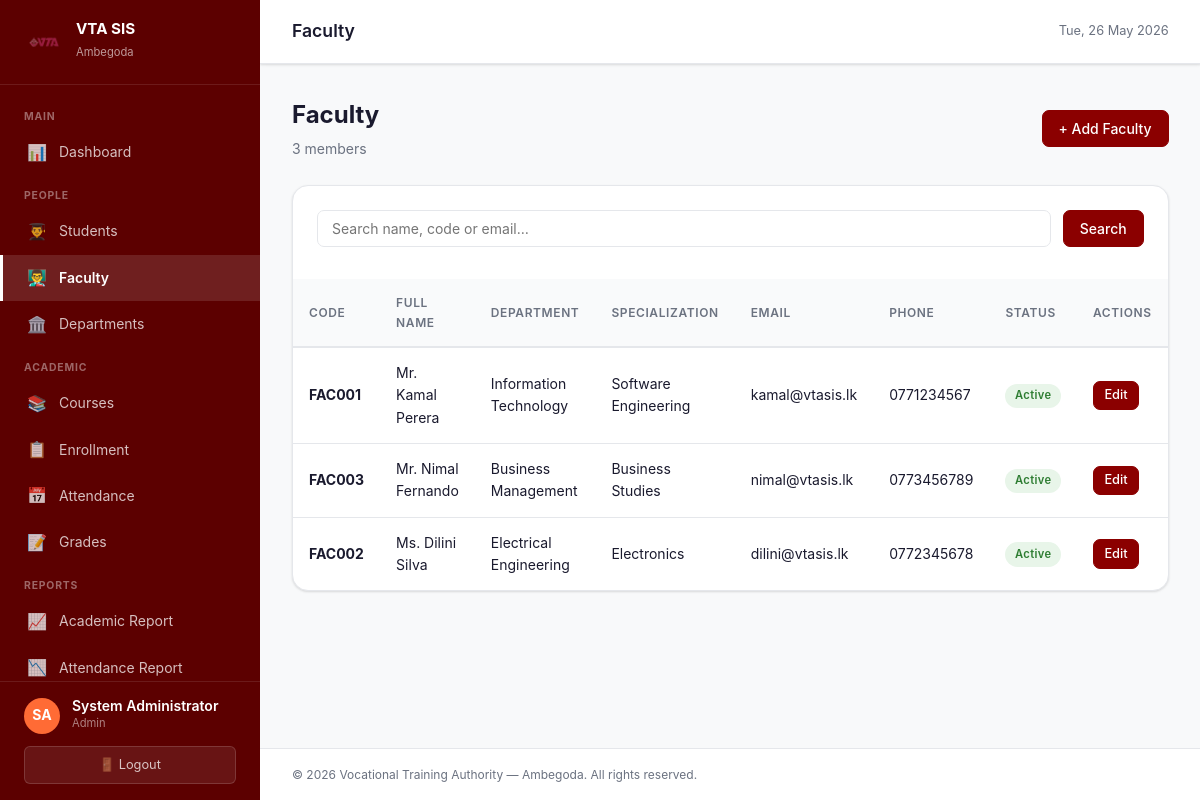
/modules/faculty/index.php (signed in), run on the app's committed database.
### tables this page shows
CREATE TABLE IF NOT EXISTS faculty (
    id             INT AUTO_INCREMENT PRIMARY KEY,
    user_id        INT          NOT NULL,
    faculty_code   VARCHAR(50)  NOT NULL UNIQUE,
    full_name      VARCHAR(150) NOT NULL,
    email          VARCHAR(150) NOT NULL,
    phone          VARCHAR(20),
    specialization VARCHAR(200),
    department_id  INT,
    address        TEXT,
    is_active      TINYINT(1)   NOT NULL DEFAULT 1,
    created_at     TIMESTAMP    NOT NULL DEFAULT CURRENT_TIMESTAMP,
    FOREIGN KEY (user_id)       REFERENCES users(id)       ON DELETE CASCADE,
    FOREIGN KEY (department_id) REFERENCES departments(id) ON DELETE SET NULL,
    INDEX idx_faculty_code (faculty_code)
);

CREATE TABLE IF NOT EXISTS departments (
    id          INT AUTO_INCREMENT PRIMARY KEY,
    name        VARCHAR(150) NOT NULL,
    code        VARCHAR(20),
    description TEXT,
    created_at  TIMESTAMP NOT NULL DEFAULT CURRENT_TIMESTAMP
);

### includes/functions.php (called while the page is built, shortened)
<?php
function h(mixed $val): string {
    return htmlspecialchars((string)$val, ENT_QUOTES, 'UTF-8');
}
function get(string $key, string $default = ''): string {
    return trim($_GET[$key] ?? $default);
}
function paginate(int $total, int $perPage, int $current): array {
    $pages = max(1, (int)ceil($total / $perPage));
    $current = max(1, min($current, $pages));
    return [
        'total'   => $total,
        'pages'   => $pages,
        'current' => $current,
        'offset'  => ($current - 1) * $perPage,
        'limit'   => $perPage,
    ];
}

### modules/faculty/index.php (the view, shortened to what this page needs)
<?php
require_once '../../config/db.php';
$search = get('search');
$page = max(1,(int)get('page','1'));
$perPage = 20;
$where = $search ? 'WHERE (f.full_name LIKE ? OR f.faculty_code LIKE ? OR f.email LIKE ?)' : '';
$params = $search ? ["%$search%","%$search%","%$search%"] : [];
$cnt = $pdo->prepare("SELECT COUNT(*) FROM faculty f $where"); $cnt->execute($params);
$pager = paginate((int)$cnt->fetchColumn(), $perPage, $page);
$stmt = $pdo->prepare("SELECT f.*, d.name AS dept_name FROM faculty f LEFT JOIN departments d ON d.id=f.department_id $where ORDER BY f.full_name LIMIT {$pager['limit']} OFFSET {$pager['offset']}");
$stmt->execute($params);
$faculty = $stmt->fetchAll();
require_once '../../includes/header.php';
?>
<div class="page-header">
  <div><h1>Faculty</h1><p><?= $pager['total'] ?> members</p></div>
  <a href="add.php" class="btn btn-primary">+ Add Faculty</a>
</div>
<div class="card">
  <div class="card-body" style="padding-bottom:.75rem;">
    <form method="GET" class="search-bar">
      <input type="text" name="search" value="<?= h($search) ?>" placeholder="Search name, code or email…">
      <button class="btn btn-primary" type="submit">Search</button>
    </form>
  </div>
  <div class="table-wrapper">
    <table class="table">
      <thead><tr><th>Code</th><th>Full Name</th><th>Department</th><th>Specialization</th><th>Email</th><th>Phone</th><th>Status</th><th>Actions</th></tr></thead>
      <tbody>
      <?php foreach ($faculty as $f): ?>
        <tr>
          <td><strong><?= h($f['faculty_code']) ?></strong></td>
          <td><?= h($f['full_name']) ?></td>
          <td><?= h($f['dept_name'] ?? '—') ?></td>
          <td><?= h($f['specialization'] ?? '—') ?></td>
          <td><?= h($f['email']) ?></td>
          <td><?= h($f['phone'] ?? '—') ?></td>
          <td><span class="badge badge-<?= $f['is_active']?'success':'danger' ?>"><?= $f['is_active']?'Active':'Inactive' ?></span></td>
          <td><a href="edit.php?id=<?= $f['id'] ?>" class="btn btn-sm btn-primary">Edit</a></td>
        </tr>
      <?php endforeach; ?>
      </tbody>
    </table>
  </div>
</div>
<?php require_once '../../includes/footer.php'; ?>

### assets/css/style.css (style rules this page uses)
:root { --primary: #8B0000; --primary-light: #b71c1c; --primary-dark: #5c0000; --primary-bg: #fdf2f2; --accent: #ff6b35; --success: #2e7d32; --success-bg: #e8f5e9; --warning: #f57f17; --warning-bg: #fffde7; --danger: #c62828; --danger-bg: #ffebee; --info: #0277bd; --info-bg: #e1f5fe; --text: #1a1a2e; --text-muted: #6b7280; --border: #e5e7eb; --bg: #f8f9fa; --white: #ffffff; --sidebar-w: 260px; --navbar-h: 64px; --radius: 10px; --radius-lg: 16px; --shadow: 0 1px 3px rgba(0,0,0,.08), 0 1px 2px rgba(0,0,0,.06); --shadow-md: 0 4px 6px rgba(0,0,0,.07), 0 2px 4px rgba(0,0,0,.06); --shadow-lg: 0 10px 15px rgba(0,0,0,.1), 0 4px 6px rgba(0,0,0,.05); --transition: all .2s ease; }
*, *::before, *::after { box-sizing: border-box; margin: 0; padding: 0; }
html { font-size: 16px; scroll-behavior: smooth; }
body { font-family: -apple-system, BlinkMacSystemFont, 'Segoe UI', Roboto, sans-serif; background: var(--bg); color: var(--text); line-height: 1.6; min-height: 100vh; }
.page-header { display: flex; align-items: center; justify-content: space-between; margin-bottom: 1.5rem; }
.page-header h1 { font-size: 1.5rem; font-weight: 700; }
.page-header p { color: var(--text-muted); font-size: .875rem; margin-top: .25rem; }
.card { background: var(--white); border-radius: var(--radius-lg); box-shadow: var(--shadow); border: 1px solid var(--border); overflow: hidden; }
.card-body { padding: 1.5rem; }
.table-wrapper { overflow-x: auto; }
table.table { width: 100%; border-collapse: collapse; font-size: .875rem; }
table.table thead tr { background: #f9fafb; border-bottom: 2px solid var(--border); }
table.table th { padding: .875rem 1rem; text-align: left; font-weight: 600; font-size: .75rem; text-transform: uppercase; letter-spacing: .05em; color: var(--text-muted); }
table.table td { padding: .875rem 1rem; border-bottom: 1px solid var(--border); }
table.table tbody tr:last-child td { border-bottom: none; }
.badge { display: inline-flex; align-items: center; padding: .2rem .6rem; border-radius: 20px; font-size: .7rem; font-weight: 600; letter-spacing: .03em; }
.badge-success { background: var(--success-bg); color: var(--success); }
.btn { display: inline-flex; align-items: center; gap: .4rem; padding: .5rem 1rem; border-radius: 7px; font-size: .875rem; font-weight: 500; cursor: pointer; text-decoration: none; border: 1px solid transparent; transition: var(--transition); line-height: 1.4; white-space: nowrap; font-family: inherit; }
.btn-primary { background: var(--primary); color: var(--white); border-color: var(--primary); }
.btn-sm { padding: .3rem .65rem; font-size: .8rem; }
.search-bar { display: flex; gap: .75rem; margin-bottom: 1.25rem; flex-wrap: wrap; }
.search-bar input, .search-bar select { padding: .5rem .875rem; border: 1.5px solid var(--border); border-radius: 7px; font-size: .875rem; flex: 1; min-width: 180px; background: var(--white); transition: var(--transition); font-family: inherit; }

### data on the page
faculty: faculty_code "FAC001", full_name "Mr. Kamal Perera", department.name "Information Technology", specialization "Software Engineering", email "kamal@vtasis.lk", phone "0771234567", is_active "Active"
faculty: faculty_code "FAC003", full_name "Mr. Nimal Fernando", department.name "Business Management", specialization "Business Studies", email "nimal@vtasis.lk", phone "0773456789", is_active "Active"
faculty: faculty_code "FAC002", full_name "Ms. Dilini Silva", department.name "Electrical Engineering", specialization "Electronics", email "dilini@vtasis.lk", phone "0772345678", is_active "Active"

### other printed values
$initials ?: '?' "SA"
$uname "System Administrator"
$role "Admin"
$pageTitle "Faculty"
$pager['total'] "3"
